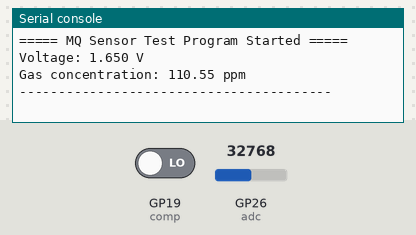
Bench run of a program on a simulated Raspberry Pi Pico running MicroPython. On the bench: the last lines printed to the serial console. The test bench sets the inputs (shaded band); at power-on: GP19 (comp) LOW, GP26 (adc) = 32768 (analog values on the 0–65535 scale).

Above: at 4.2 s.
4.3 s: GP19 (comp) driven HIGH
At 5.1 s:
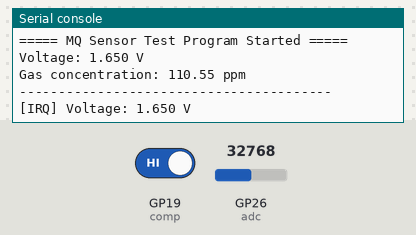
5.8 s: GP26 (adc) set to 45874
At 6.5 s:
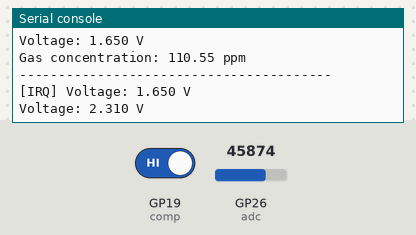
7.3 s: GP26 (adc) set to 57670
At 7.9 s:
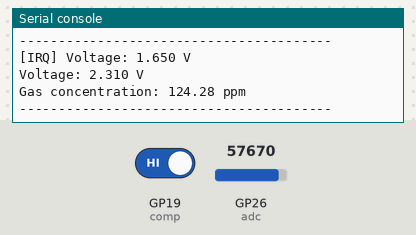
8.8 s: GP19 (comp) driven LOW
At 8.96 s:
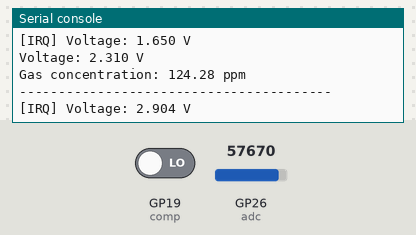

Measured:
- after the input at 4.3 s, the serial console: prints a new line at once (image 1)
- after the input at 5.8 s, the serial console: prints a new line after 0.21 s (image 2)
- after the input at 8.8 s, the serial console: prints a new line at once (image 4)

The program:

main.py
```python
# Python env   : MicroPython v1.23.0
# -*- coding: utf-8 -*-
# @Time    : 2025/08/20 10:21
# @Author  : 缪贵成
# @File    : main.py
# @Description : 测试MQ系列电化学传感器模块驱动程序

# ======================================== 导入相关模块 =========================================

from machine import Pin, ADC
import time
from time import sleep
from mqx import MQX

# ======================================== 全局变量 ============================================

# ======================================== 功能函数 ============================================


# 用户回调函数
def mq_callback(voltage: float) -> None:
    """
    当比较器引脚触发中断时调用该函数，打印当前电压值。

    Args:
        voltage (float): 电压值 (单位: V)。

    Returns:
        None: 无返回值。

    Raises:
        None: 本函数不抛出异常。

    ==========================================

    This function is called when the comparator pin triggers an IRQ,
    and prints the measured voltage.

    Args:
        voltage (float): Voltage value in volts.

    Returns:
        None: No return value.

    Raises:
        None: This function does not raise exceptions.
    """
    print("[IRQ] Voltage: {:.3f} V".format(voltage))


# ======================================== 自定义类 ============================================

# ======================================== 初始化配置 ==========================================

# 上电延时3s
time.sleep(3)
# 打印调试消息
print("Measuring Gas Concentration with MQ Series Gas Sensor Modules")

# Pico ADC0 (GPIO26)
adc = ADC(Pin(26))
# 数字信号引脚 (GPIO19)
comp = Pin(19, Pin.IN)
mq = MQX(adc, comp, mq_callback, rl_ohm=10000, vref=3.3)

# 选择内置多项式（MQ2、MQ4、MQ7）
mq.select_builtin("MQ2")

# # 传入自定义的多项式
# mq.set_custom_polynomial([1.0, -2.5, 3.3])

# ========================================  主程序  ===========================================

print("===== MQ Sensor Test Program Started =====")
try:
    while True:
        # 读取电压
        v = mq.read_voltage()
        print("Voltage: {:.3f} V".format(v))

        # 读取 ppm（5 次采样，间隔 200 ms）
        ppm = mq.read_ppm(samples=5, delay_ms=200)
        print("Gas concentration: {:.2f} ppm".format(ppm))

        print("-" * 40)
        # 主循环间隔
        sleep(2)
except KeyboardInterrupt:
    print("User interrupted, exiting program...")
finally:
    mq.deinit()
    print("Sensor resources released.")
```

mqx.py
```python
# (licence header left out)
__version__ = "0.1.0"
__author__ = "缪贵成"
__license__ = "MIT"
__platform__ = "MicroPython v1.23"

# ======================================== 导入相关模块 =========================================

from micropython import schedule
from time import sleep_ms
from machine import Pin, ADC

# ======================================== 全局变量 ============================================

# ======================================== 功能函数 ============================================

# ======================================== 自定义类 ============================================


class MQX:
    """
    MQ 系列气体传感器驱动（安全版），支持 ADC 读取、电压转换、ppm 计算和中断回调。

    Attributes:
        adc (ADC): machine.ADC 实例，用于模拟输入。
        comp_pin (Pin): machine.Pin 实例，用于比较器数字输出。
        user_cb (Callable): 用户回调函数，参数为电压 (float)。
        rl (float): 负载电阻值，单位 Ω。
        vref (float): 参考电压，单位 V。
        _custom_poly (list[float]): 用户自定义多项式系数。
        _selected_builtin (str): 当前选择的内置传感器模型。
        last_raw (int): 最近一次 ADC 原始值。
        last_voltage (float): 最近一次电压值 (V)。

    Methods:
        read_voltage() -> float: 读取电压值 (V)。
        read_ppm(samples=1, delay_ms=0, sensor=None) -> float: 读取 ppm 浓度。
        select_builtin(name: str) -> None: 选择内置传感器模型。
        set_custom_polynomial(coeffs: list[float]) -> None: 设置用户自定义多项式。
        deinit() -> None: 释放传感器资源，取消中断。

    Notes:
        - 本类使用 micropython.schedule 保证中断安全。
        - 用户必须根据具体传感器环境自行标定多项式。

    ==========================================

    Safe driver for MQ gas sensors with ADC reading and comparator IRQ.

    Attributes:
        adc (ADC): machine.ADC instance for analog input.
        comp_pin (Pin): machine.Pin instance for digital comparator output.
        user_cb (Callable): user callback function, called with voltage (float).
        rl (float): Load resistor value in ohms.
        vref (float): Reference voltage in volts.
        _custom_poly (list[float]): User-defined polynomial coefficients.
        _selected_builtin (str): Currently selected builtin sensor model.
        last_raw (int): Last ADC raw value.
        last_voltage (float): Last measured voltage.

    Methods:
        read_voltage() -> float: Read voltage in volts.
        read_ppm(samples=1, delay_ms=0, sensor=None) -> float: Read gas concentration in ppm.
        select_builtin(name: str) -> None: Select builtin sensor polynomial.
        set_custom_polynomial(coeffs: list[float]) -> None: Set user-defined polynomial.
        deinit() -> None: Deinitialize sensor and disable IRQ.

    Notes:
        - Uses micropython.schedule to ensure IRQ safety.
        - Polynomial coefficients must be calibrated for actual environment.
    """

    _builtin_polys = {
        "MQ2": [0.0, 100.0, -20.0],
        "MQ4": [0.0, 200.0, -40.0],
        "MQ7": [0.0, 50.0, -8.0],
    }

    def __init__(self, adc, comp_pin, user_cb, rl_ohm=10000, vref=3.3, irq_trigger=None):
        """
        初始化 MQX 传感器对象。

        Args:
            adc (ADC): machine.ADC 实例，用于模拟输入。
            comp_pin (Pin): machine.Pin 实例，用于比较器数字输出。
            user_cb (Callable): 用户回调函数，参数为电压 (float)。
            rl_ohm (float, optional): 负载电阻，单位 Ω，默认 10kΩ。
            vref (float, optional): 参考电压，默认 3.3V。
            irq_trigger (int, optional): IRQ 触发方式（如 Pin.IRQ_RISING）。

        Returns:
            None

        Notes:
            - irq_trigger 为 None 时，默认绑定上升沿+下降沿。
            - 中断回调仅调度后台处理，避免阻塞。

        ==========================================

        Initialize MQX sensor object.

        Args:
            adc (ADC): machine.ADC instance for analog input.
            comp_pin (Pin): machine.Pin instance for digital comparator output.
            user_cb (Callable): user callback function, called with voltage (float).
            rl_ohm (float, optional): Load resistor in ohms. Default 10kΩ.
            vref (float, optional): Reference voltage in volts. Default 3.3V.
            irq_trigger (int, optional): IRQ trigger type (e.g., Pin.IRQ_RISING).

        Returns:
            None

        Note:
            - If irq_trigger is None, defaults to rising + falling edges.
            - IRQ handler only schedules work to ensure safety.
        """
        self.adc = adc
        self.comp_pin = comp_pin
        self.user_cb = user_cb
        self.rl = float(rl_ohm)
        self.vref = float(vref)
        self._custom_poly = None
        self._selected_builtin = None
        self.last_raw = None
        self.last_voltage = None

        if irq_trigger is None and Pin is not None:
            try:
                irq_trigger = Pin.IRQ_RISING | Pin.IRQ_FALLING
            except Exception:
                irq_trigger = None

        if self.comp_pin is not None and irq_trigger is not None:
            self.comp_pin.irq(handler=self._irq, trigger=irq_trigger)

    def _read_raw(self):
        """
        读取 ADC 原始整数值。

        Returns:
            int: ADC 原始值。

        Raises:
            RuntimeError: 当 ADC 对象无效时。

        ==========================================

        Read raw ADC value.

        Returns:
            int: Raw ADC value.

        Raises:
            RuntimeError: If ADC object is invalid.
        """
        if self.adc is None:
            raise RuntimeError("ADC object is None")
        if hasattr(self.adc, "read_u16"):
            raw = self.adc.read_u16()
        elif hasattr(self.adc, "read"):
            raw = self.adc.read()
        else:
            raise RuntimeError("ADC object has no read_u16() or read()")
        self.last_raw = int(raw)
        return int(raw)

    def adc_raw_to_voltage(self, raw):
        """
        将原始 ADC 数值转换为电压。

        Args:
            raw (int): ADC 原始值。

        Returns:
            float: 电压值 (V)。

        ==========================================

        Convert raw ADC value to voltage.

        Args:
            raw (int): Raw ADC value.

        Returns:
            float: Voltage in volts.
        """
        maxv = 65535.0
        v = (raw / maxv) * self.vref
        return float(v)

    def read_voltage(self):
        """
        阻塞方式读取电压。

        Returns:
            float: 电压值 (V)。

        ==========================================

        Blocking read of voltage.

        Returns:
            float: Voltage in volts.
        """
        raw = self._read_raw()
        v = self.adc_raw_to_voltage(raw)
        self.last_voltage = v
        return v

    def _irq(self, pin):
        """
        中断回调函数，仅做最小工作。

        Args:
            pin (Pin): 触发中断的引脚。

        Notes:
            - 调度后台任务，避免在 ISR 中执行耗时操作。

        ==========================================

        IRQ callback (minimal work).

        Args:
            pin (Pin): Triggering pin.

        Note:
            - Defers heavy work via micropython.schedule.
        """
        try:
            raw = self._read_raw()
        except Exception:
            return
        try:
            schedule(self._scheduled_handler, raw)
        except Exception:
            try:
                v = self.adc_raw_to_voltage(raw)
                self.last_voltage = v
                self.user_cb(v)
            except Exception:
                pass

    def _scheduled_handler(self, raw):
        """
        调度处理函数（主线程执行）。

        Args:
            raw (int): ADC 原始值。

        ==========================================

        Scheduled handler (runs in main thread).

        Args:
            raw (int): Raw ADC value.
        """
        try:
            v = self.adc_raw_to_voltage(int(raw))
            self.last_voltage = v
            try:
                self.user_cb(v)
            except Exception:
                pass
        except Exception:
            pass

    def select_builtin(self, name):
        """
        选择内置传感器多项式。

        Args:
            name (str): 传感器类型，如 'MQ2'、'MQ4'、'MQ7'。

        Raises:
            ValueError: 当输入的名称未知时。

        ==========================================

        Select builtin polynomial by name.

        Args:
            name (str): Sensor type, e.g. 'MQ2','MQ4','MQ7'.

        Raises:
            ValueError: If unknown name is provided.
        """
        key = str(name).upper()
        if key not in self._builtin_polys:
            raise ValueError("unknown builtin key: " + str(name))
        self._selected_builtin = key
        self._custom_poly = None

    def set_custom_polynomial(self, coeffs):
        """
        设置用户自定义多项式。

        Args:
            coeffs (list[float]): 多项式系数 [a0, a1, a2, ...]。

        Returns:
            None

        ==========================================

        Set custom polynomial.

        Args:
            coeffs (list[float]): Polynomial coefficients [a0, a1, a2, ...].

        Returns:
            None
        """
        self._custom_poly = list(coeffs)
        self._selected_builtin = None

    def _get_active_poly(self):
        """
        获取当前生效的多项式。

        Returns:
            list[float] or None: 多项式系数。

        ==========================================

        Get active polynomial.

        Returns:
            list[float] or None: Polynomial coefficients.
        """
        if self._custom_poly is not None:
            return self._custom_poly
        if self._selected_builtin is not None:
            return list(self._builtin_polys[self._selected_builtin])
        return None

    @staticmethod
    def _eval_poly(coeffs, x):
        """
        计算多项式值。

        Args:
            coeffs (list[float]): 多项式系数。
            x (float): 输入电压。

        Returns:
            float: ppm 计算结果。

        ==========================================

        Evaluate polynomial.

        Args:
            coeffs (list[float]): Polynomial coefficients.
            x (float): Input value.

        Returns:
            float: Result in ppm.
        """
        res = 0.0
        p = 1.0
        for a in coeffs:
            res += a * p
            p *= x
        return res

    def read_ppm(self, samples=1, delay_ms=0, sensor=None):
        """
        读取气体浓度 (ppm)。

        Args:
            samples (int, optional): 平均采样数，默认 1。
            delay_ms (int, optional): 采样间延时，默认 0。
            sensor (str, optional): 临时传感器类型。

        Returns:
            float: ppm 值，失败时为 NaN。

        Raises:
            RuntimeError: 若没有可用多项式。

        ==========================================

        Read gas concentration (ppm).

        Args:
            samples (int, optional): Number of samples. Default 1.
            delay_ms (int, optional): Delay between samples (ms). Default 0.
            sensor (str, optional): Temporary sensor type.

        Returns:
            float: ppm value, NaN on failure.

        Raises:
            RuntimeError: If no polynomial available.
        """
        old_sel = self._selected_builtin
        old_custom = self._custom_poly

        if sensor is not None:
            self.select_builtin(sensor)

        coeffs = self._get_active_poly()
        if coeffs is None:
            self._selected_builtin = old_sel
            self._custom_poly = old_custom
            raise RuntimeError("unknown sensor or no polynomial coefficients")

        vals = []
        for _ in range(max(1, int(samples))):
            v = self.read_voltage()
            if v is None:
                continue
            try:
                ppm = float(self._eval_poly(coeffs, v))
            except Exception:
                ppm = float("nan")
            vals.append(ppm)
            if delay_ms:
                sleep_ms(int(delay_ms))

        self._selected_builtin = old_sel
        self._custom_poly = old_custom

        if not vals:
            return float("nan")
        return sum(vals) / len(vals)

    def deinit(self):
        """
        释放传感器，取消中断。

        Returns:
            None

        ==========================================

        Deinitialize sensor, disable IRQ.

        Returns:
            None
        """
        try:
            if self.comp_pin is not None:
                self.comp_pin.irq(handler=None)
        except Exception:
            pass


# ======================================== 初始化配置 ==========================================

# ========================================  主程序  ===========================================
```
